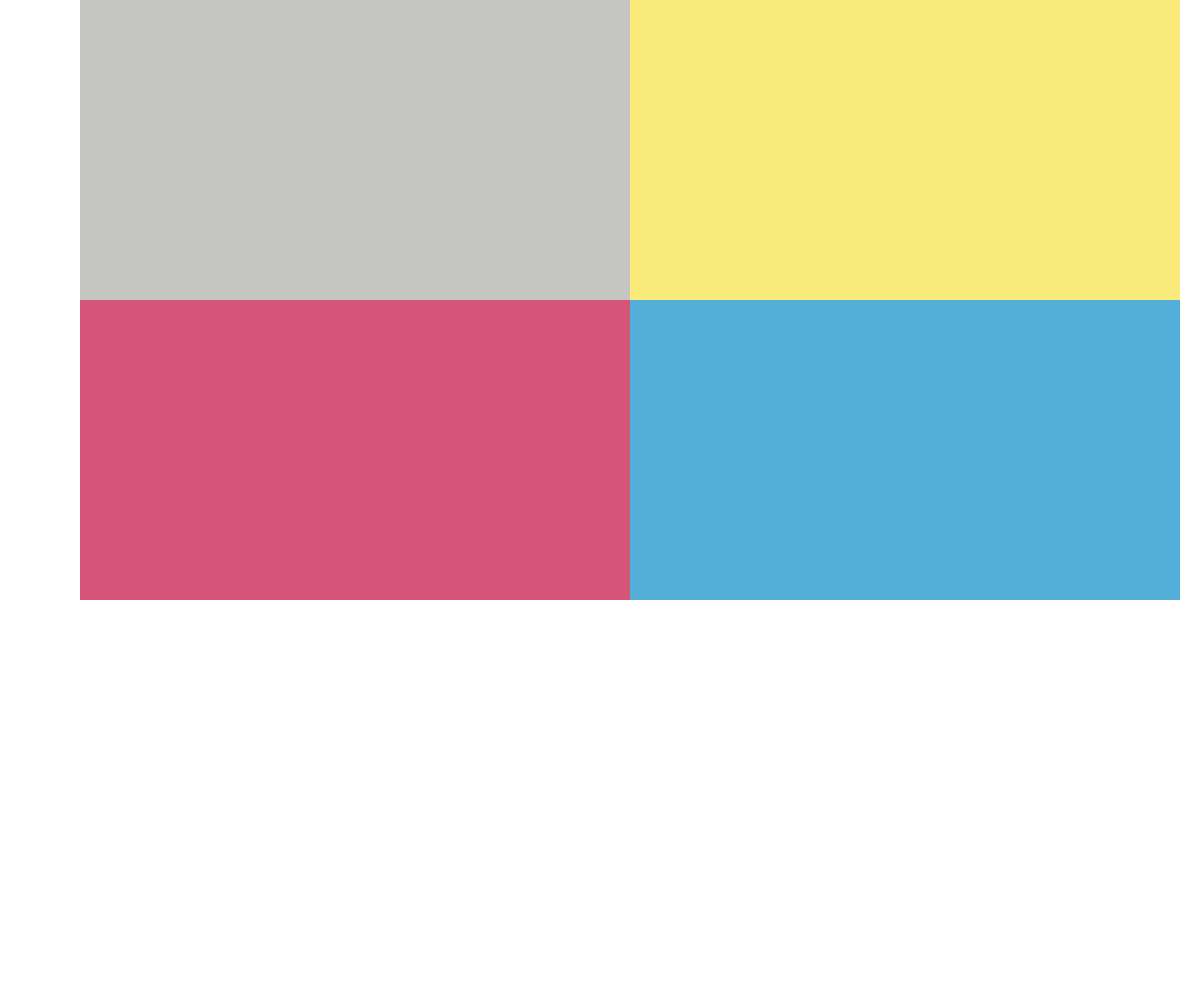
Frame 1 (no input)
Frame 60 (no input): identical to frame 1, image omitted
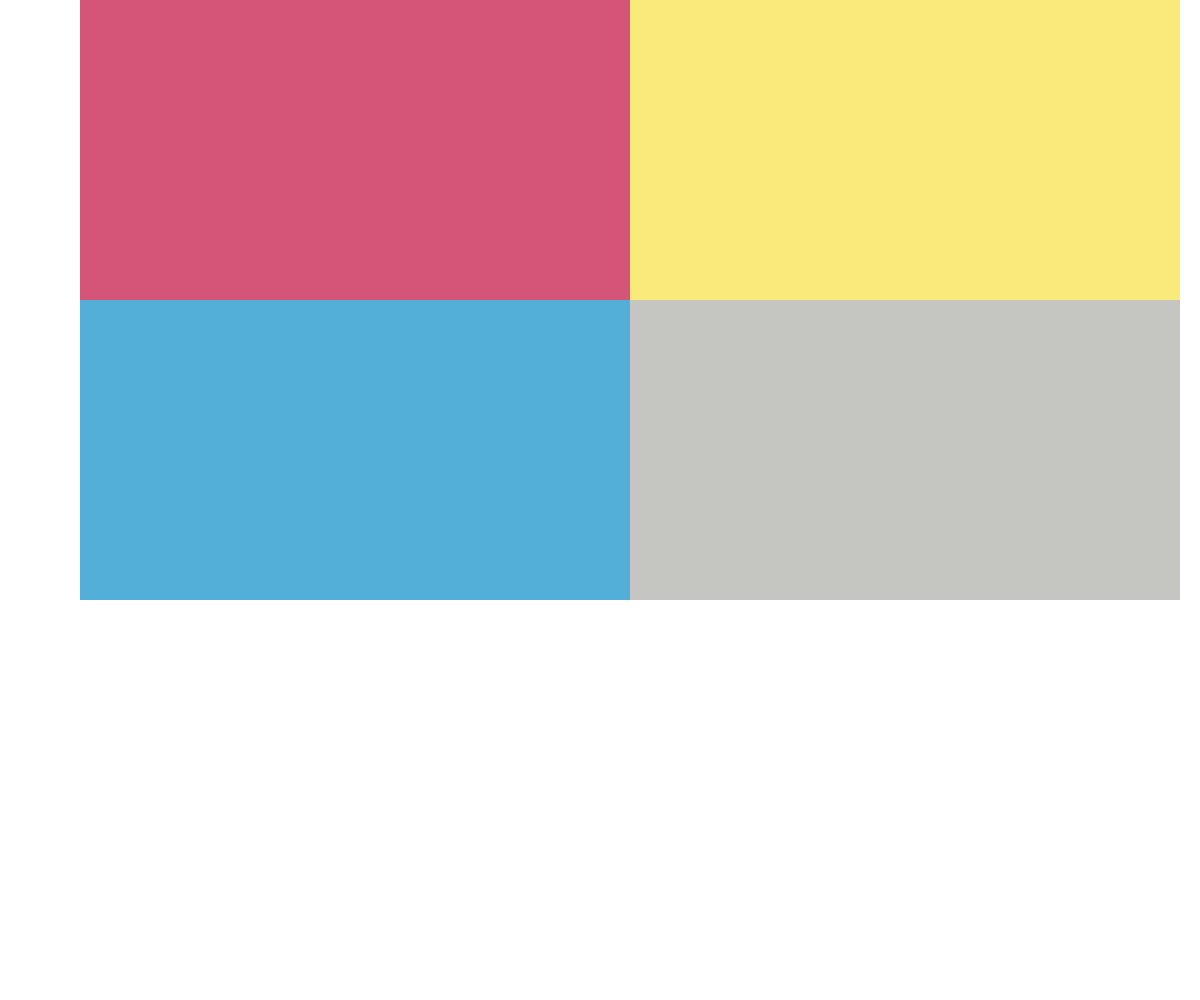
Frame 120 (the mouse pressed at the canvas centre since frame 60)

The p5.js sketch that drew these frames (run headless with seeded random() and noise() and a simulated clock; from frame 60 on, the mouse is pressed at the canvas centre):

// p5.js sketch
// ── sketch.js
let colors;
let randCol;
let currentColors; 

function setup() {
  createCanvas (windowWidth, windowHeight);
   colors = [
     color(197, 197, 193),
     color(212, 85, 120),
     color(83, 175, 216),
     color(250, 234, 121)
   ];
   randCol = random(colors);
  currentColors = subset(colors, 0, colors.length);
}

function draw() {
  const holdInterval = 30; // increase to slow down (frames)

  if (mouseIsPressed && frameCount % holdInterval === 0) {
   
  currentColors = shuffle(subset(colors, 0, colors.length));
  }
  noStroke();
  background(255); 
  //gray
  if (mouseIsPressed) {
    fill(currentColors[0]);
  } else {
    fill(197,197,193);
  }
  rect(80, 0, 550, 300);
  //pink
  noStroke();
  if ( mouseIsPressed ) {
    fill(currentColors[1]);
  } else {
    fill(212,85,120);
  }
  rect(80,300,550,300);
  //blue
  noStroke();
  if ( mouseIsPressed ) {
    fill(currentColors[2]);
  } else {
    fill(83,175,216);
  }
  rect(630,0,550,600);
  //yellow
  noStroke();
  if ( mouseIsPressed ) {
    fill(currentColors[3]);
  } else {
    fill(250,234,121);
  }
  rect(630,-300,550,600);
}
